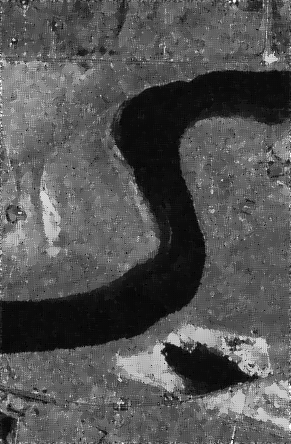
%> input picture Inland/sar/1.bmp, 291 x 444 px
$ octave test_samples.m   (GNU Octave 9; MATLAB toolbox functions it lacks are replaced by stand-ins)
%> lines starting %> are read from the running program, lines starting %| are printed output that depends on the picture
clear all;
close all;
clc;
addpath('./Utils');

% PatSize

PatSize = 3;
% n=5;

fprintf(' ... ... read image file ... ... ... ....\n');
im1 = imread('./river/sar/1.bmp');
%> im1 is the input picture: size 444x291x3 uint8; min 0, max 255, mean 84
im2 = imread('./river/sar/2.bmp');
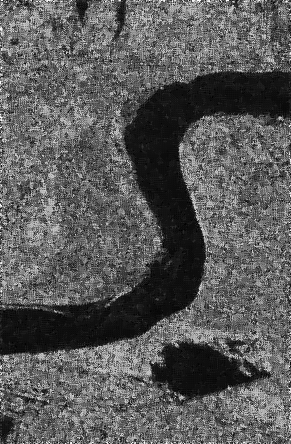
%> input picture Inland/sar/2.bmp, 291 x 444 px
%> im2 is the input picture: size 444x291x3 uint8; min 0, max 255, mean 90.2
im_gt = imread('./river/sar/gt.bmp');
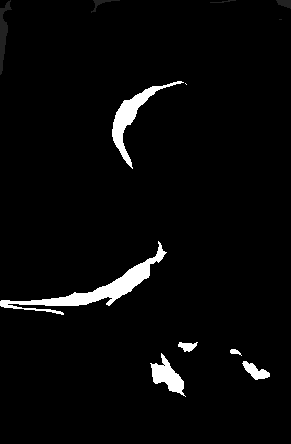
%> input picture Inland/sar/gt.bmp, 291 x 444 px
%> im_gt is the input picture: size 444x291x3 uint8; min 0, max 255, mean 8.6
%> (the run ends here)
